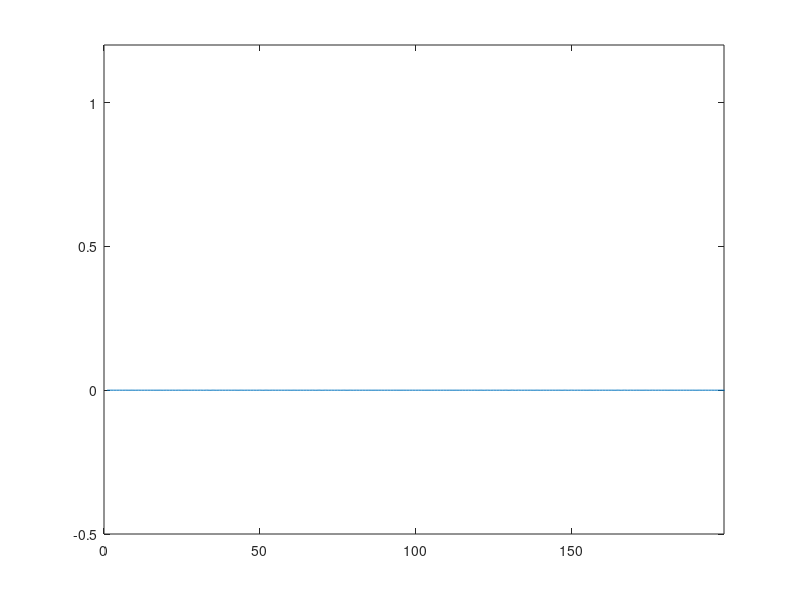

MATLAB code for this plot:
% 文件描述：自由空间一维FDTD仿真，有边界吸收
% 激励描述：高斯脉冲
% 激励位置：网格中间

clc; clear; close all;
% ———设置初始条件
NSTEPS= 1000;
KE= 200; 
ex(KE)= 0.0;
hy(KE)= 0.0;
kc= KE/2;

t0 = 40.0;  spread = 12;

%---边界条件初始化
ex_low_m1 = 0.0;ex_low_m2 = 0.0;
ex_high_m1 = 0.0;ex_high_m2 = 0.0;

for n= 1:NSTEPS
    
    for k=1:KE-1
      ex(k+1)= ex(k+1) +0.5*(hy(k) - hy(k+1))  ;     
    end
    
    pulse = exp(-0.5*((t0-n)/spread)^2);
    ex(kc) = ex(kc)+pulse;
    
    ex(1)=ex_low_m2;  ex_low_m2 = ex_low_m1; ex_low_m1 = ex(2);
    ex(KE-1)= ex_high_m2;  ex_high_m2 = ex_high_m1; ex_high_m1=ex(KE-2);
    
    for k=1:KE-1
      hy(k)= hy(k) +0.5*(ex(k) - ex(k+1))  ;     
    end 
    
    %----画图
%     if(n==100)
%         subplot(3,1,1);
%         plot(ex);
%         ylabel('ex');
%         axis([0 KE-1 -0.5 1.2]);
%         title('T=100');
%     end
%     if(n==225)
%         subplot(3,1,2);
%         plot(ex);
%         ylabel('ex');
%         axis([0 KE-1 -0.5 1.2]);
%         title('T=225');
%     end
%     if(n==250)
%         subplot(3,1,3);
%         plot(ex);
%         ylabel('ex');
%         axis([0 KE-1 -0.5 1.2]);
%         title('T=250');
%     end 



figure(1);
plot(ex);
axis([0 KE-1 -0.5 1.2]);
end
